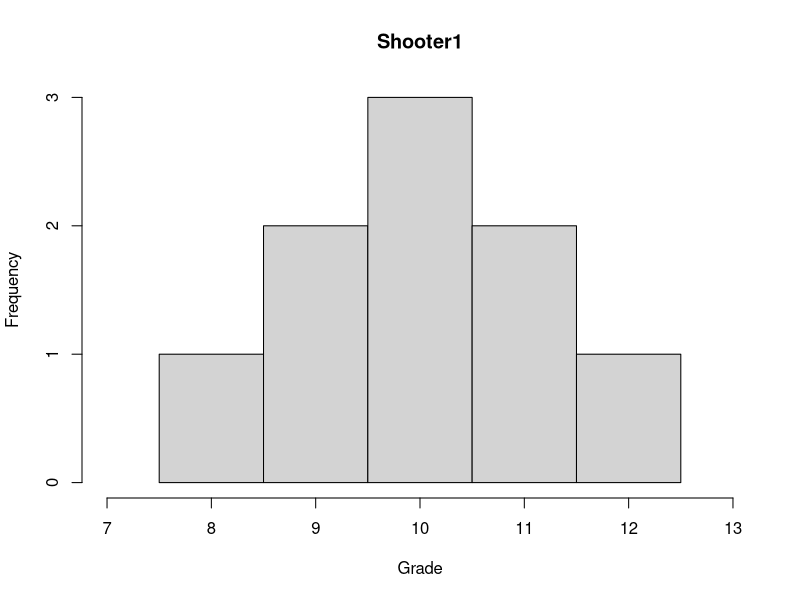
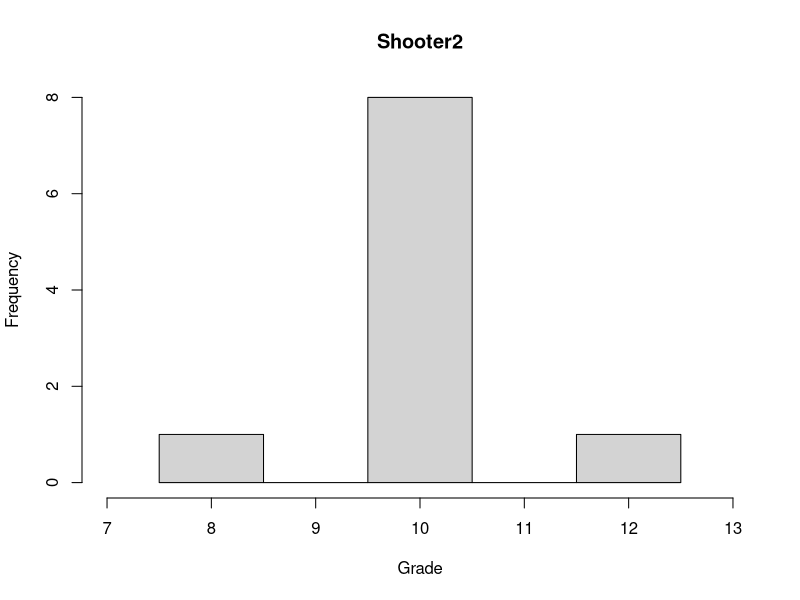
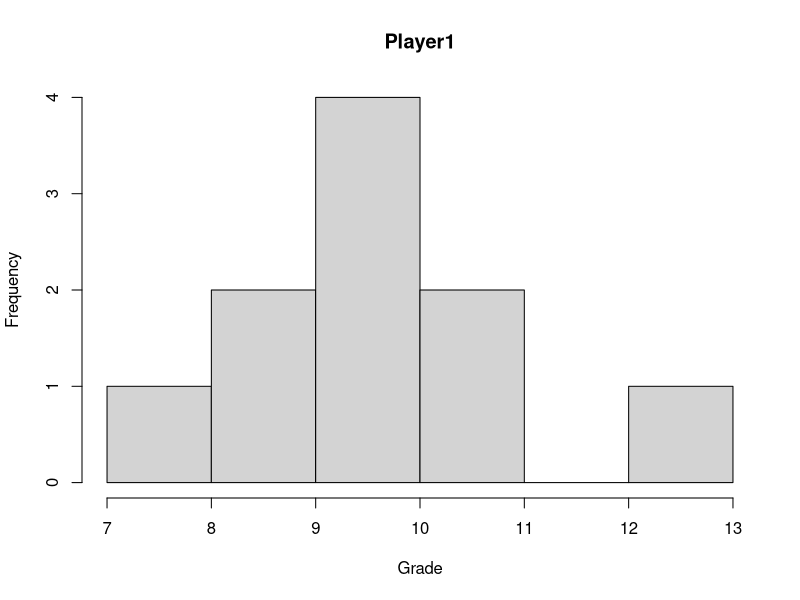
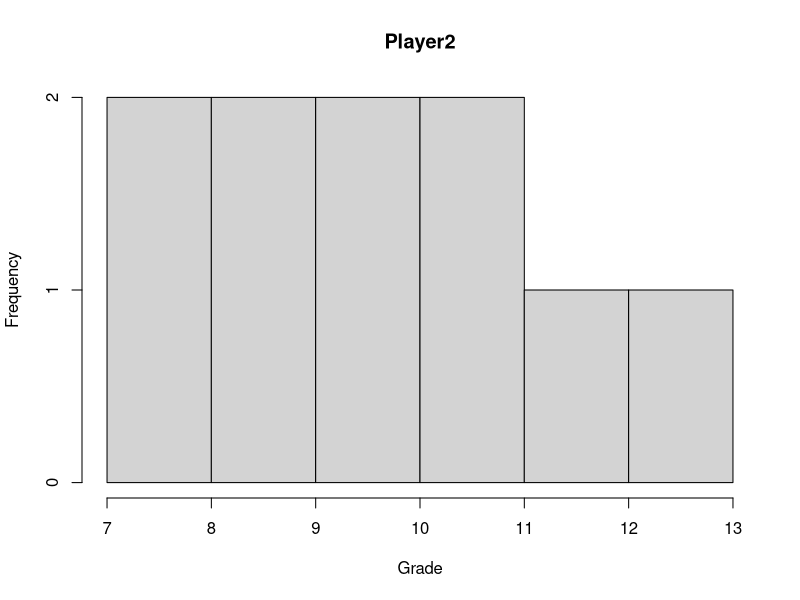
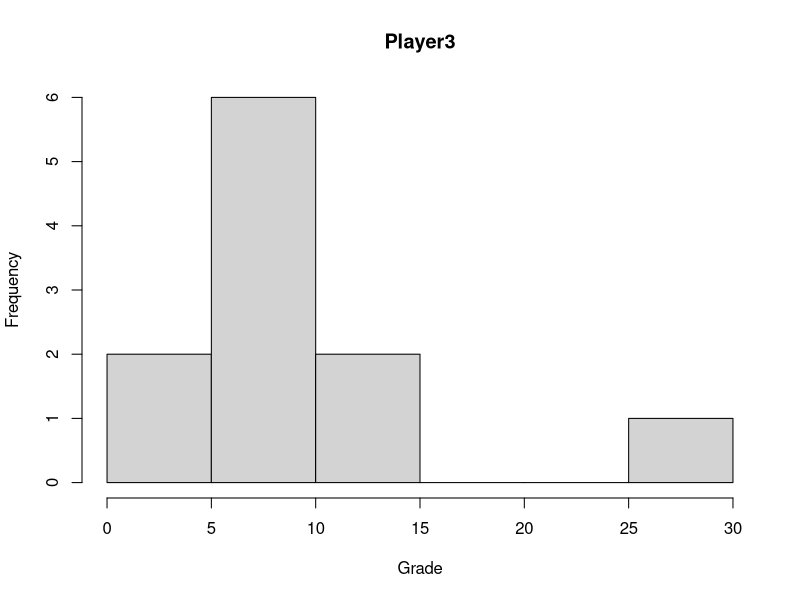
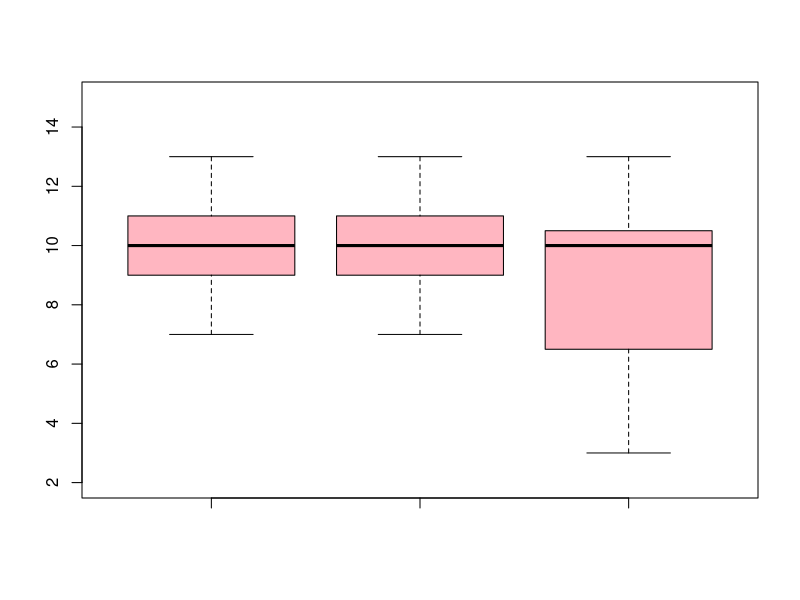

These figures' R source, in order:
## ---- chunk 1
shooter1 = c(8, 9,9, 10,10,10, 11,11, 12)
shooter2 = c(8, 10,10,10,10,10,10,10,10, 12)

median(shooter1)
mean(shooter1)
range(shooter1)

median(shooter2)
mean(shooter2)
range(shooter2)

## ---- chunk 2
shooter1 = c(8, 9,9, 10,10,10, 11,11, 12)
shooter2 = c(8, 10,10,10,10,10,10,10,10, 12)

hist_shooter1 <- hist(shooter1, xlab = "Grade", breaks = seq(7.5, 12.5),xlim = c(7,13), main = "Shooter1")
hist_shooter1

hist_shooter2 <- hist(shooter2, xlab = "Grade", breaks = seq(7.5, 12.5),xlim = c(7,13), main = "Shooter2")
hist_shooter2
## ---- chunk 3

## ---- chunk 4

## ---- chunk 5
player1 = c(7, 9,9, 10,10,10,10, 11,11, 13)
player2 = c(7, 8, 9,9, 10,10, 11,11, 12, 13)
player3 = c(3,3, 6, 7,7, 10,10,10, 11, 13, 30)

hist_p1 <- hist(player1, xlab= "Grade", main = "Player1")
hist_p2 <- hist(player2, xlab= "Grade", main = "Player2")
hist_p3 <- hist(player3, xlab= "Grade", main = "Player3")

d <- data.frame(MEAN = c(mean(player1), mean(player2), mean(player3)),
                        SD = c(sd(player1), sd(player2), sd(player3)),
                        IQR = c(IQR(player1), IQR(player2), IQR(player3)),
                        MAD = c(mad(player1), mad(player2), mad(player3)))

rownames(d) <- c("player1", "player2", "player3")

d

boxplot(player1, player2, player3, col="light pink", ylim = c(2, 15))

## ---- chunk 6

